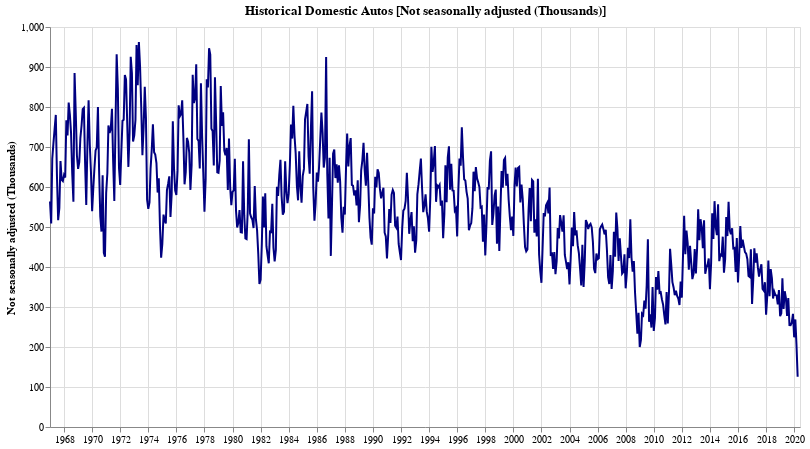

Write notebook code for a chart like this one.
### Code cell
doChart(df_domestic_autos, 'Not seasonally adjusted (Thousands)', 'Domestic Autos', 'navy')

### Figure 1 — Vega-Lite specification as saved in the notebook (floating-point values rounded to 4 significant figures; data arrays with more than 128 entries replaced by an {"elided": "..."} marker saying what was removed)
{"config": {"view": {"continuousWidth": 400, "continuousHeight": 300}}, "data": {"name": "data-d51695b13a8d106584e71d09b5431a2f"}, "mark": {"type": "line", "color": "navy"}, "background": "white", "encoding": {"x": {"type": "temporal", "axis": {"title": ""}, "field": "dt"}, "y": {"type": "quantitative", "field": "Not seasonally adjusted (Thousands)"}}, "height": 400, "title": "Historical Domestic Autos [Not seasonally adjusted (Thousands)]", "width": 750, "$schema": "https://vega.github.io/schema/vega-lite/v4.8.1.json", "datasets": {"data-d51695b13a8d106584e71d09b5431a2f": {"elided": "642 records"}}}
